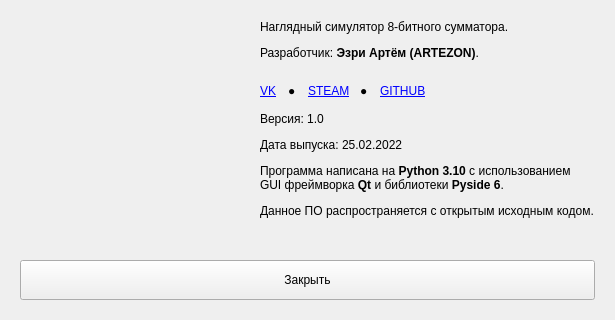
<?xml version="1.0" encoding="UTF-8"?>
<ui version="4.0">
 <class>about_window</class>
 <widget class="QWidget" name="about_window">
  <property name="geometry">
   <rect>
    <x>0</x>
    <y>0</y>
    <width>615</width>
    <height>320</height>
   </rect>
  </property>
  <property name="windowTitle">
   <string>Dialog</string>
  </property>
  <widget class="QLabel" name="text">
   <property name="geometry">
    <rect>
     <x>260</x>
     <y>20</y>
     <width>431</width>
     <height>261</height>
    </rect>
   </property>
   <property name="font">
    <font>
     <stylestrategy>PreferAntialias</stylestrategy>
    </font>
   </property>
   <property name="text">
    <string>&lt;html&gt;&lt;head/&gt;&lt;body&gt;&lt;p&gt;Наглядный симулятор 8-битного сумматора.&lt;/p&gt;&lt;p&gt;Разработчик: &lt;span style=&quot; font-weight:700;&quot;&gt;Эзри Артём (ARTEZON)&lt;/span&gt;.&lt;/p&gt;&lt;br&gt;&lt;p&gt;Версия: 1.0&lt;/p&gt;&lt;p&gt;Дата выпуска: 25.02.2022&lt;/p&gt;&lt;p&gt;Программа написана на &lt;span style=&quot; font-weight:700;&quot;&gt;Python 3.10&lt;/span&gt; с использованием&lt;br&gt;GUI фреймворка &lt;span style=&quot; font-weight:700;&quot;&gt;Qt&lt;/span&gt; и библиотеки &lt;span style=&quot; font-weight:700;&quot;&gt;Pyside 6&lt;/span&gt;.&lt;/p&gt;&lt;p&gt;Данное ПО распространяется с открытым исходным кодом.&lt;/p&gt;&lt;/body&gt;&lt;/html&gt;</string>
   </property>
   <property name="alignment">
    <set>Qt::AlignLeading|Qt::AlignLeft|Qt::AlignTop</set>
   </property>
   <property name="openExternalLinks">
    <bool>true</bool>
   </property>
  </widget>
  <widget class="QWidget" name="logo" native="true">
   <property name="geometry">
    <rect>
     <x>20</x>
     <y>20</y>
     <width>217</width>
     <height>217</height>
    </rect>
   </property>
   <property name="styleSheet">
    <string notr="true">image: url(res/author.png);</string>
   </property>
  </widget>
  <widget class="QLabel" name="text_2">
   <property name="geometry">
    <rect>
     <x>260</x>
     <y>84</y>
     <width>21</width>
     <height>21</height>
    </rect>
   </property>
   <property name="font">
    <font>
     <stylestrategy>PreferAntialias</stylestrategy>
    </font>
   </property>
   <property name="text">
    <string>&lt;a href=&quot;https://vk.com/artez0n&quot;&gt;VK&lt;/a&gt;</string>
   </property>
   <property name="alignment">
    <set>Qt::AlignLeading|Qt::AlignLeft|Qt::AlignTop</set>
   </property>
   <property name="openExternalLinks">
    <bool>true</bool>
   </property>
  </widget>
  <widget class="QLabel" name="text_3">
   <property name="geometry">
    <rect>
     <x>308</x>
     <y>84</y>
     <width>51</width>
     <height>21</height>
    </rect>
   </property>
   <property name="font">
    <font>
     <stylestrategy>PreferAntialias</stylestrategy>
    </font>
   </property>
   <property name="text">
    <string>&lt;a href=&quot;https://steamcommunity.com/id/artez0n&quot;&gt;STEAM&lt;/a&gt;</string>
   </property>
   <property name="alignment">
    <set>Qt::AlignLeading|Qt::AlignLeft|Qt::AlignTop</set>
   </property>
   <property name="openExternalLinks">
    <bool>true</bool>
   </property>
  </widget>
  <widget class="QLabel" name="text_4">
   <property name="geometry">
    <rect>
     <x>380</x>
     <y>84</y>
     <width>51</width>
     <height>21</height>
    </rect>
   </property>
   <property name="font">
    <font>
     <stylestrategy>PreferAntialias</stylestrategy>
    </font>
   </property>
   <property name="text">
    <string>&lt;a href=&quot;https://github.com/ARTEZON&quot;&gt;GITHUB&lt;/a&gt;</string>
   </property>
   <property name="alignment">
    <set>Qt::AlignLeading|Qt::AlignLeft|Qt::AlignTop</set>
   </property>
   <property name="openExternalLinks">
    <bool>true</bool>
   </property>
  </widget>
  <widget class="QLabel" name="text_5">
   <property name="geometry">
    <rect>
     <x>288</x>
     <y>84</y>
     <width>16</width>
     <height>21</height>
    </rect>
   </property>
   <property name="font">
    <font>
     <stylestrategy>PreferAntialias</stylestrategy>
    </font>
   </property>
   <property name="text">
    <string>●</string>
   </property>
   <property name="alignment">
    <set>Qt::AlignLeading|Qt::AlignLeft|Qt::AlignTop</set>
   </property>
   <property name="openExternalLinks">
    <bool>true</bool>
   </property>
  </widget>
  <widget class="QLabel" name="text_6">
   <property name="geometry">
    <rect>
     <x>360</x>
     <y>84</y>
     <width>16</width>
     <height>21</height>
    </rect>
   </property>
   <property name="font">
    <font>
     <stylestrategy>PreferAntialias</stylestrategy>
    </font>
   </property>
   <property name="text">
    <string>●</string>
   </property>
   <property name="alignment">
    <set>Qt::AlignLeading|Qt::AlignLeft|Qt::AlignTop</set>
   </property>
   <property name="openExternalLinks">
    <bool>true</bool>
   </property>
  </widget>
  <widget class="QPushButton" name="close_button">
   <property name="geometry">
    <rect>
     <x>20</x>
     <y>260</y>
     <width>575</width>
     <height>40</height>
    </rect>
   </property>
   <property name="sizePolicy">
    <sizepolicy hsizetype="Maximum" vsizetype="Fixed">
     <horstretch>0</horstretch>
     <verstretch>0</verstretch>
    </sizepolicy>
   </property>
   <property name="minimumSize">
    <size>
     <width>0</width>
     <height>0</height>
    </size>
   </property>
   <property name="font">
    <font>
     <stylestrategy>PreferAntialias</stylestrategy>
    </font>
   </property>
   <property name="styleSheet">
    <string notr="true"/>
   </property>
   <property name="text">
    <string>Закрыть</string>
   </property>
  </widget>
 </widget>
 <resources/>
 <connections/>
</ui>
